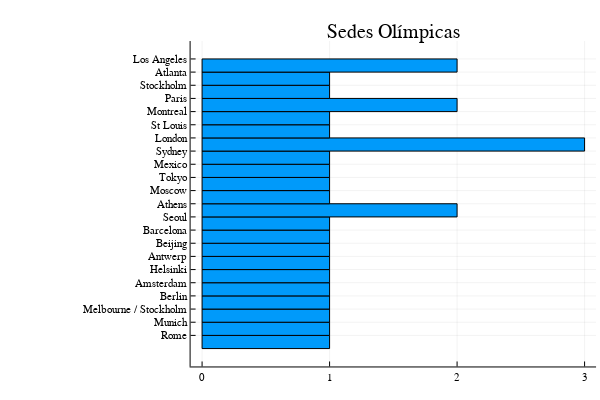

Notebook cell for this chart:
### Code cell
cty = (countmap(host.City))
bar(cty, 
    title="Sedes Olímpicas", 
    legend=false, 
    yticks=(1:22, collect(keys(cty))), 
    bar_width = 1, 
    orientation=:h, 
    shadow=true
)

### Figure 1 — Plotly figure (JSON) as saved in the notebook; plotly's stock layout.template omitted (floating-point values rounded to 4 significant figures)
{"data": [{"fill": "tozeroy", "fillcolor": "rgba(0, 154, 250, 1.000)", "hoverinfo": "none", "legendgroup": "y1", "line": {"color": "rgba(0, 0, 0, 1.000)", "dash": "solid", "width": 1}, "mode": "lines", "name": "y1", "showlegend": true, "type": "scatter", "x": [1, 0, 0, 1, 1, 1], "xaxis": "x1", "y": [0, 0, 1, 1, 0, 0], "yaxis": "y1"}, {"fill": "tozeroy", "fillcolor": "rgba(0, 154, 250, 1.000)", "hoverinfo": "none", "legendgroup": "y1", "line": {"color": "rgba(0, 0, 0, 1.000)", "dash": "solid", "width": 1}, "mode": "lines", "name": "y1", "showlegend": false, "type": "scatter", "x": [1, 0, 0, 1, 1, 1], "xaxis": "x1", "y": [1, 1, 2, 2, 1, 1], "yaxis": "y1"}, {"fill": "tozeroy", "fillcolor": "rgba(0, 154, 250, 1.000)", "hoverinfo": "none", "legendgroup": "y1", "line": {"color": "rgba(0, 0, 0, 1.000)", "dash": "solid", "width": 1}, "mode": "lines", "name": "y1", "showlegend": false, "type": "scatter", "x": [1, 0, 0, 1, 1, 1], "xaxis": "x1", "y": [2, 2, 3, 3, 2, 2], "yaxis": "y1"}, {"fill": "tozeroy", "fillcolor": "rgba(0, 154, 250, 1.000)", "hoverinfo": "none", "legendgroup": "y1", "line": {"color": "rgba(0, 0, 0, 1.000)", "dash": "solid", "width": 1}, "mode": "lines", "name": "y1", "showlegend": false, "type": "scatter", "x": [1, 0, 0, 1, 1, 1], "xaxis": "x1", "y": [3, 3, 4, 4, 3, 3], "yaxis": "y1"}, {"fill": "tozeroy", "fillcolor": "rgba(0, 154, 250, 1.000)", "hoverinfo": "none", "legendgroup": "y1", "line": {"color": "rgba(0, 0, 0, 1.000)", "dash": "solid", "width": 1}, "mode": "lines", "name": "y1", "showlegend": false, "type": "scatter", "x": [1, 0, 0, 1, 1, 1], "xaxis": "x1", "y": [4, 4, 5, 5, 4, 4], "yaxis": "y1"}, {"fill": "tozeroy", "fillcolor": "rgba(0, 154, 250, 1.000)", "hoverinfo": "none", "legendgroup": "y1", "line": {"color": "rgba(0, 0, 0, 1.000)", "dash": "solid", "width": 1}, "mode": "lines", "name": "y1", "showlegend": false, "type": "scatter", "x": [1, 0, 0, 1, 1, 1], "xaxis": "x1", "y": [5, 5, 6, 6, 5, 5], "yaxis": "y1"}, {"fill": "tozeroy", "fillcolor": "rgba(0, 154, 250, 1.000)", "hoverinfo": "none", "legendgroup": "y1", "line": {"color": "rgba(0, 0, 0, 1.000)", "dash": "solid", "width": 1}, "mode": "lines", "name": "y1", "showlegend": false, "type": "scatter", "x": [1, 0, 0, 1, 1, 1], "xaxis": "x1", "y": [6, 6, 7, 7, 6, 6], "yaxis": "y1"}, {"fill": "tozeroy", "fillcolor": "rgba(0, 154, 250, 1.000)", "hoverinfo": "none", "legendgroup": "y1", "line": {"color": "rgba(0, 0, 0, 1.000)", "dash": "solid", "width": 1}, "mode": "lines", "name": "y1", "showlegend": false, "type": "scatter", "x": [1, 0, 0, 1, 1, 1], "xaxis": "x1", "y": [7, 7, 8, 8, 7, 7], "yaxis": "y1"}, {"fill": "tozeroy", "fillcolor": "rgba(0, 154, 250, 1.000)", "hoverinfo": "none", "legendgroup": "y1", "line": {"color": "rgba(0, 0, 0, 1.000)", "dash": "solid", "width": 1}, "mode": "lines", "name": "y1", "showlegend": false, "type": "scatter", "x": [1, 0, 0, 1, 1, 1], "xaxis": "x1", "y": [8, 8, 9, 9, 8, 8], "yaxis": "y1"}, {"fill": "tozeroy", "fillcolor": "rgba(0, 154, 250, 1.000)", "hoverinfo": "none", "legendgroup": "y1", "line": {"color": "rgba(0, 0, 0, 1.000)", "dash": "solid", "width": 1}, "mode": "lines", "name": "y1", "showlegend": false, "type": "scatter", "x": [1, 0, 0, 1, 1, 1], "xaxis": "x1", "y": [9, 9, 10, 10, 9, 9], "yaxis": "y1"}, {"fill": "tozeroy", "fillcolor": "rgba(0, 154, 250, 1.000)", "hoverinfo": "none", "legendgroup": "y1", "line": {"color": "rgba(0, 0, 0, 1.000)", "dash": "solid", "width": 1}, "mode": "lines", "name": "y1", "showlegend": false, "type": "scatter", "x": [2, 0, 0, 2, 2, 2], "xaxis": "x1", "y": [10, 10, 11, 11, 10, 10], "yaxis": "y1"}, {"fill": "tozeroy", "fillcolor": "rgba(0, 154, 250, 1.000)", "hoverinfo": "none", "legendgroup": "y1", "line": {"color": "rgba(0, 0, 0, 1.000)", "dash": "solid", "width": 1}, "mode": "lines", "name": "y1", "showlegend": false, "type": "scatter", "x": [1, 0, 0, 1, 1, 1], "xaxis": "x1", "y": [11, 11, 12, 12, 11, 11], "yaxis": "y1"}, {"fill": "tozeroy", "fillcolor": "rgba(0, 154, 250, 1.000)", "hoverinfo": "none", "legendgroup": "y1", "line": {"color": "rgba(0, 0, 0, 1.000)", "dash": "solid", "width": 1}, "mode": "lines", "name": "y1", "showlegend": false, "type": "scatter", "x": [1, 0, 0, 1, 1, 1], "xaxis": "x1", "y": [12, 12, 13, 13, 12, 12], "yaxis": "y1"}, {"fill": "tozeroy", "fillcolor": "rgba(0, 154, 250, 1.000)", "hoverinfo": "none", "legendgroup": "y1", "line": {"color": "rgba(0, 0, 0, 1.000)", "dash": "solid", "width": 1}, "mode": "lines", "name": "y1", "showlegend": false, "type": "scatter", "x": [1, 0, 0, 1, 1, 1], "xaxis": "x1", "y": [13, 13, 14, 14, 13, 13], "yaxis": "y1"}, {"fill": "tozeroy", "fillcolor": "rgba(0, 154, 250, 1.000)", "hoverinfo": "none", "legendgroup": "y1", "line": {"color": "rgba(0, 0, 0, 1.000)", "dash": "solid", "width": 1}, "mode": "lines", "name": "y1", "showlegend": false, "type": "scatter", "x": [1, 0, 0, 1, 1, 1], "xaxis": "x1", "y": [14, 14, 15, 15, 14, 14], "yaxis": "y1"}, {"fill": "tozeroy", "fillcolor": "rgba(0, 154, 250, 1.000)", "hoverinfo": "none", "legendgroup": "y1", "line": {"color": "rgba(0, 0, 0, 1.000)", "dash": "solid", "width": 1}, "mode": "lines", "name": "y1", "showlegend": false, "type": "scatter", "x": [3, 0, 0, 3, 3, 3], "xaxis": "x1", "y": [15, 15, 16, 16, 15, 15], "yaxis": "y1"}, {"fill": "tozeroy", "fillcolor": "rgba(0, 154, 250, 1.000)", "hoverinfo": "none", "legendgroup": "y1", "line": {"color": "rgba(0, 0, 0, 1.000)", "dash": "solid", "width": 1}, "mode": "lines", "name": "y1", "showlegend": false, "type": "scatter", "x": [1, 0, 0, 1, 1, 1], "xaxis": "x1", "y": [16, 16, 17, 17, 16, 16], "yaxis": "y1"}, {"fill": "tozeroy", "fillcolor": "rgba(0, 154, 250, 1.000)", "hoverinfo": "none", "legendgroup": "y1", "line": {"color": "rgba(0, 0, 0, 1.000)", "dash": "solid", "width": 1}, "mode": "lines", "name": "y1", "showlegend": false, "type": "scatter", "x": [1, 0, 0, 1, 1, 1], "xaxis": "x1", "y": [17, 17, 18, 18, 17, 17], "yaxis": "y1"}, {"fill": "tozeroy", "fillcolor": "rgba(0, 154, 250, 1.000)", "hoverinfo": "none", "legendgroup": "y1", "line": {"color": "rgba(0, 0, 0, 1.000)", "dash": "solid", "width": 1}, "mode": "lines", "name": "y1", "showlegend": false, "type": "scatter", "x": [2, 0, 0, 2, 2, 2], "xaxis": "x1", "y": [18, 18, 19, 19, 18, 18], "yaxis": "y1"}, {"fill": "tozeroy", "fillcolor": "rgba(0, 154, 250, 1.000)", "hoverinfo": "none", "legendgroup": "y1", "line": {"color": "rgba(0, 0, 0, 1.000)", "dash": "solid", "width": 1}, "mode": "lines", "name": "y1", "showlegend": false, "type": "scatter", "x": [1, 0, 0, 1, 1, 1], "xaxis": "x1", "y": [19, 19, 20, 20, 19, 19], "yaxis": "y1"}, {"fill": "tozeroy", "fillcolor": "rgba(0, 154, 250, 1.000)", "hoverinfo": "none", "legendgroup": "y1", "line": {"color": "rgba(0, 0, 0, 1.000)", "dash": "solid", "width": 1}, "mode": "lines", "name": "y1", "showlegend": false, "type": "scatter", "x": [1, 0, 0, 1, 1, 1], "xaxis": "x1", "y": [20, 20, 21, 21, 20, 20], "yaxis": "y1"}, {"fill": "tozeroy", "fillcolor": "rgba(0, 154, 250, 1.000)", "hoverinfo": "none", "legendgroup": "y1", "line": {"color": "rgba(0, 0, 0, 1.000)", "dash": "solid", "width": 1}, "mode": "lines", "name": "y1", "showlegend": false, "type": "scatter", "x": [2, 0, 0, 2, 2, 2], "xaxis": "x1", "y": [21, 21, 22, 22, 21, 21], "yaxis": "y1"}, {"colorbar": {"title": ""}, "legendgroup": "y1", "marker": {"color": "rgba(0, 154, 250, 0.000)", "line": {"color": "rgba(0, 0, 0, 0.000)", "width": 1}, "size": 0, "symbol": "circle"}, "mode": "markers", "name": "y1", "showlegend": false, "type": "scatter", "x": [1, 1, 1, 1, 1, 1, 1, 1, 1, 1, 2, 1, 1, 1, 1, 3, 1, 1, 2, 1, 1, 2], "xaxis": "x", "y": [0.5, 1.5, 2.5, 3.5, 4.5, 5.5, 6.5, 7.5, 8.5, 9.5, 10.5, 11.5, 12.5, 13.5, 14.5, 15.5, 16.5, 17.5, 18.5, 19.5, 20.5, 21.5], "yaxis": "y", "zmax": null, "zmin": null}], "layout": {"annotations": [{"font": {"color": "rgba(0, 0, 0, 1.000)", "family": "sans-serif", "size": 20}, "rotation": 0, "showarrow": false, "text": "Sedes Olímpicas", "x": 0.6556, "xanchor": "center", "xref": "paper", "y": 1, "yanchor": "top", "yref": "paper"}], "height": 400, "margin": {"b": 20, "l": 0, "r": 0, "t": 20}, "paper_bgcolor": "rgba(255, 255, 255, 1.000)", "plot_bgcolor": "rgba(255, 255, 255, 1.000)", "showlegend": false, "width": 600, "xaxis": {"anchor": "y", "domain": [0.3177, 0.9934], "gridcolor": "rgba(0, 0, 0, 0.100)", "gridwidth": 0.5, "linecolor": "rgba(0, 0, 0, 1.000)", "mirror": false, "range": [-0.09, 3.09], "showgrid": true, "showline": true, "showticklabels": true, "tickangle": 0, "tickcolor": "rgb(0, 0, 0)", "tickfont": {"color": "rgba(0, 0, 0, 1.000)", "family": "sans-serif", "size": 11}, "tickmode": "array", "ticks": "inside", "ticktext": ["0", "1", "2", "3"], "tickvals": [0, 1, 2, 3], "title": "", "titlefont": {"color": "rgba(0, 0, 0, 1.000)", "family": "sans-serif", "size": 15}, "type": "-", "visible": true, "zeroline": false, "zerolinecolor": "rgba(0, 0, 0, 1.000)"}, "yaxis": {"anchor": "x", "domain": [0.03762, 0.9415], "gridcolor": "rgba(0, 0, 0, 0.100)", "gridwidth": 0.5, "linecolor": "rgba(0, 0, 0, 1.000)", "mirror": false, "range": [-1.36, 23.36], "showgrid": true, "showline": true, "showticklabels": true, "tickangle": 0, "tickcolor": "rgb(0, 0, 0)", "tickfont": {"color": "rgba(0, 0, 0, 1.000)", "family": "sans-serif", "size": 11}, "tickmode": "array", "ticks": "inside", "ticktext": ["Rome", "Munich", "Melbourne / Stockholm", "Berlin", "Amsterdam", "Helsinki", "Antwerp", "Beijing", "Barcelona", "Seoul", "Athens", "Moscow", "Tokyo", "Mexico", "Sydney", "London", "St Louis", "Montreal", "Paris", "Stockholm", "Atlanta", "Los Angeles"], "tickvals": [1, 2, 3, 4, 5, 6, 7, 8, 9, 10, 11, 12, 13, 14, 15, 16, 17, 18, 19, 20, 21, 22], "title": "", "titlefont": {"color": "rgba(0, 0, 0, 1.000)", "family": "sans-serif", "size": 15}, "type": "-", "visible": true, "zeroline": false, "zerolinecolor": "rgba(0, 0, 0, 1.000)"}}}
